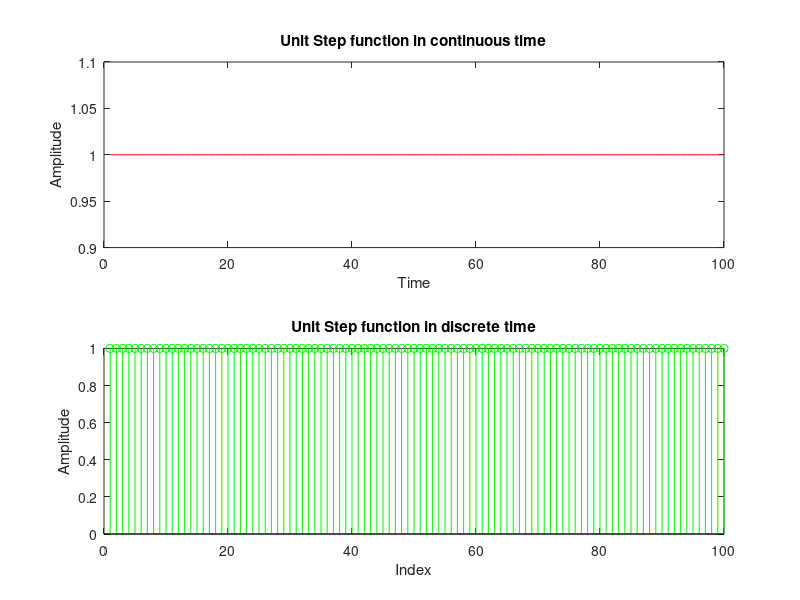

This figure's MATLAB source:

n=100;
t=1:100;
x=ones(1,100);
subplot(2,1,1);
plot(t,x,'r');
title("Unit Step function in continuous time");
xlabel('Time');
ylabel('Amplitude');
subplot(2,1,2);
stem(t,x,'g');
title("Unit Step function in discrete time");
xlabel('Index');
ylabel('Amplitude');
